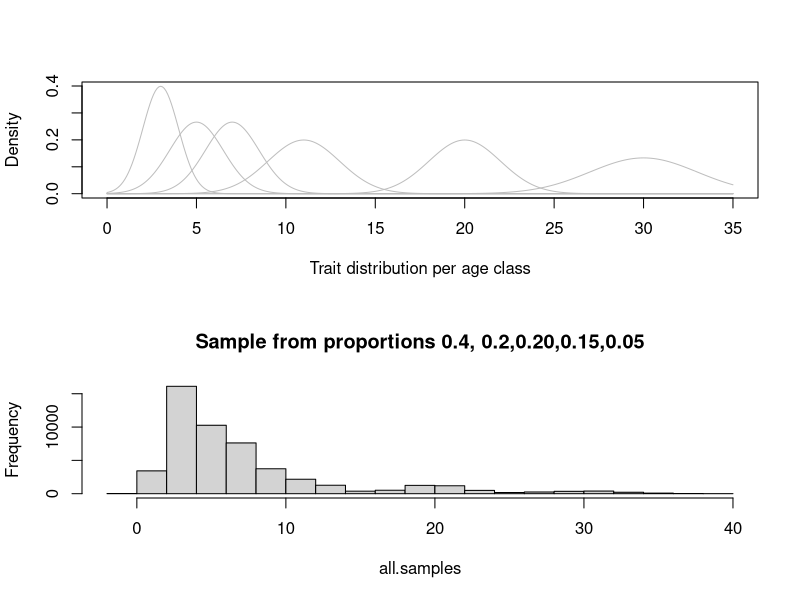
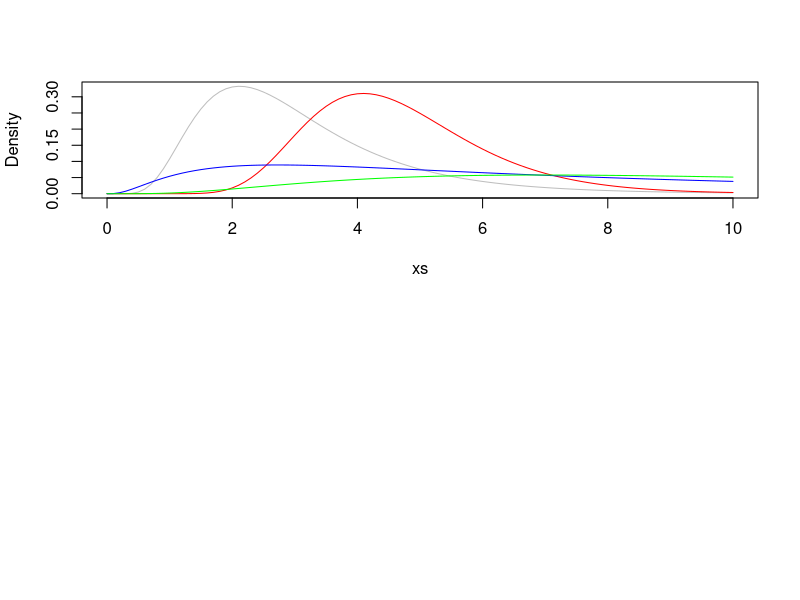

These figures' R source, in order:
mus <- c(3,5,7,11,20,30)
sigsqs <- c(1,1.5,1.5,2,2,3)
xs <- seq(0,35,by=0.1)
# Pyramid age structure
pis <- c(0.4, 0.2,0.20,0.10,0.07,0.03)

samp.size <- 50000
all.samples <- rep(0,samp.size)
for(i in 1:samp.size){

  which.age <- sample(1:6, size=1, replace=TRUE, prob=pis)
  all.samples[i] <- rnorm(n=1,mean=mus[which.age], sd=sigsqs[which.age])
}


par(mfrow=c(2,1))
plot(xs,dnorm(x=xs, mean = mus[1], sd=1), type ="l", col="gray",xlab="Trait distribution per age class", ylab="Density")
points(xs,dnorm(x=xs, mean = mus[2], sd=sigsqs[2]), type ="l", col="gray")
points(xs,dnorm(x=xs, mean = mus[3], sd=sigsqs[3]), type ="l", col="gray")
points(xs,dnorm(x=xs, mean = mus[4], sd=sigsqs[4]), type ="l", col="gray")
points(xs,dnorm(x=xs, mean = mus[5], sd=sigsqs[5]), type ="l", col="gray")
points(xs,dnorm(x=xs, mean = mus[6], sd=sigsqs[6]), type ="l", col="gray")

hist(all.samples, main= paste0("Sample from proportions 0.4, 0.2,0.20,0.15,0.05"))

# JAVI - using a lognormal

meanlogs <- c(1, 1.5, 2, 2.5)
sdlogs <- c(0.5, 0.3, 1, 0.75)
xs <- seq(0,10, by = 0.1)


plot(xs, dlnorm(x = xs, meanlog = meanlogs[1], sdlog = sdlogs[1]), type = "l", col = "grey", ylab = "Density")
points(xs, dlnorm(x = xs, meanlog = meanlogs[2], sdlog = sdlogs[2]), type = "l", col = "red")
points(xs, dlnorm(x = xs, meanlog = meanlogs[3], sdlog = sdlogs[3]), type = "l", col = "blue")
points(xs, dlnorm(x = xs, meanlog = meanlogs[4], sdlog = sdlogs[4]), type = "l", col = "green")

